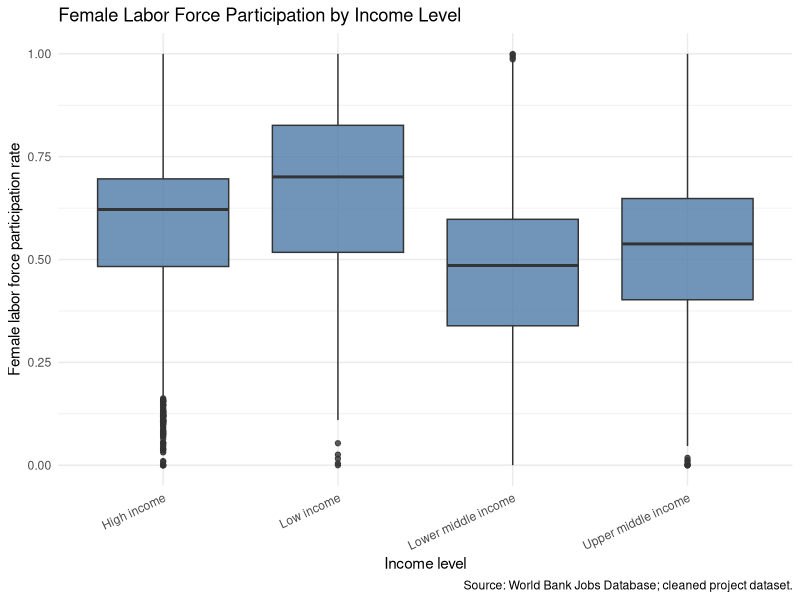
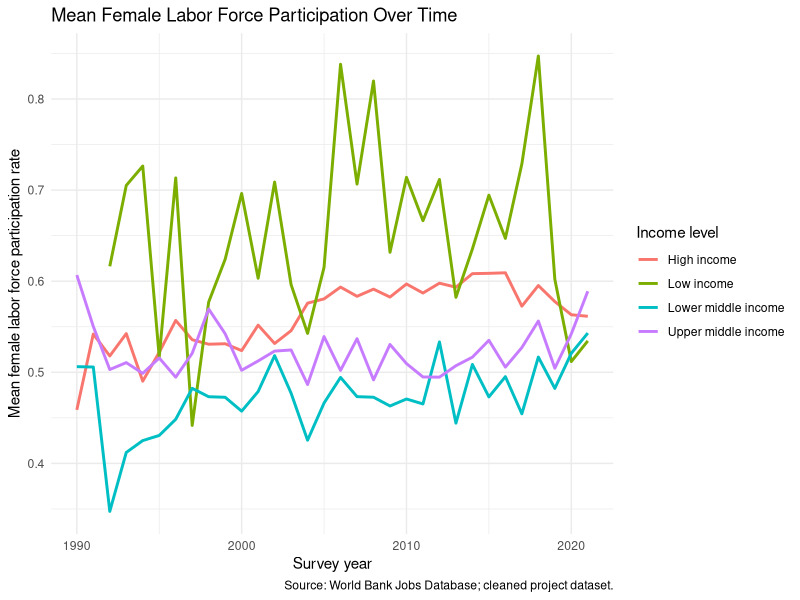
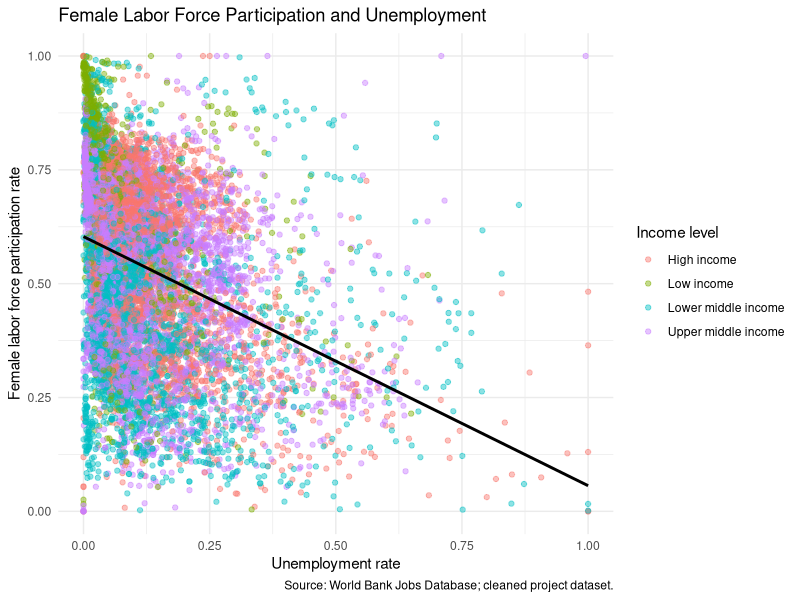

Write R code to recreate these figures, in order.
# 03_eda.R
# Exploratory data analysis: distributions, missingness, relationships.
# Figures are saved to docs/figures/ for inclusion in reports.

library(tidyverse)
library(here)

jobs <- read_csv(here("data", "processed", "jobs_clean.csv"), show_col_types = FALSE)

required_cols <- c(
  "country",
  "region",
  "income_level",
  "subsample",
  "year",
  "flfp",
  "unemployment",
  "female_non_agri",
  "avg_weekly_hours"
)

missing_cols <- setdiff(required_cols, names(jobs))
if (length(missing_cols) > 0) {
  stop("Missing required columns: ", paste(missing_cols, collapse = ", "))
}

glimpse(jobs)
print(summary(jobs$flfp))
print(count(jobs, income_level))
print(count(jobs, subsample))

fig_dir <- here("docs", "figures")
dir.create(fig_dir, recursive = TRUE, showWarnings = FALSE)

summary_by_income <- jobs |>
  group_by(income_level) |>
  summarise(
    n = n(),
    mean_flfp = mean(flfp, na.rm = TRUE),
    median_flfp = median(flfp, na.rm = TRUE),
    sd_flfp = sd(flfp, na.rm = TRUE),
    .groups = "drop"
  )

summary_by_subsample <- jobs |>
  group_by(subsample) |>
  summarise(
    n = n(),
    mean_flfp = mean(flfp, na.rm = TRUE),
    median_flfp = median(flfp, na.rm = TRUE),
    sd_flfp = sd(flfp, na.rm = TRUE),
    .groups = "drop"
  )

summary_by_year_income <- jobs |>
  group_by(year, income_level) |>
  summarise(
    n = n(),
    mean_flfp = mean(flfp, na.rm = TRUE),
    .groups = "drop"
  )

write_csv(
  summary_by_income,
  here("data", "processed", "eda_summary_by_income.csv")
)
write_csv(
  summary_by_subsample,
  here("data", "processed", "eda_summary_by_subsample.csv")
)
write_csv(
  summary_by_year_income,
  here("data", "processed", "eda_summary_by_year_income.csv")
)

flfp_by_income <- ggplot(jobs, aes(x = income_level, y = flfp)) +
  geom_boxplot(fill = "#4E79A7", alpha = 0.8, na.rm = TRUE) +
  labs(
    title = "Female Labor Force Participation by Income Level",
    x = "Income level",
    y = "Female labor force participation rate",
    caption = "Source: World Bank Jobs Database; cleaned project dataset."
  ) +
  theme_minimal() +
  theme(axis.text.x = element_text(angle = 25, hjust = 1))

ggsave(
  here("docs", "figures", "eda_flfp_by_income.png"),
  plot = flfp_by_income,
  width = 8,
  height = 5,
  dpi = 300
)

flfp_over_time_income <- ggplot(
  summary_by_year_income,
  aes(x = year, y = mean_flfp, color = income_level)
) +
  geom_line(linewidth = 1, na.rm = TRUE) +
  labs(
    title = "Mean Female Labor Force Participation Over Time",
    x = "Survey year",
    y = "Mean female labor force participation rate",
    color = "Income level",
    caption = "Source: World Bank Jobs Database; cleaned project dataset."
  ) +
  theme_minimal()

ggsave(
  here("docs", "figures", "eda_flfp_over_time_income.png"),
  plot = flfp_over_time_income,
  width = 8,
  height = 5,
  dpi = 300
)

flfp_vs_unemployment <- ggplot(
  jobs,
  aes(x = unemployment, y = flfp, color = income_level)
) +
  geom_point(alpha = 0.45, na.rm = TRUE) +
  geom_smooth(method = "lm", se = FALSE, color = "black", na.rm = TRUE) +
  labs(
    title = "Female Labor Force Participation and Unemployment",
    x = "Unemployment rate",
    y = "Female labor force participation rate",
    color = "Income level",
    caption = "Source: World Bank Jobs Database; cleaned project dataset."
  ) +
  theme_minimal()

ggsave(
  here("docs", "figures", "eda_flfp_vs_unemployment.png"),
  plot = flfp_vs_unemployment,
  width = 8,
  height = 5,
  dpi = 300
)

message("EDA outputs written to data/processed/ and docs/figures/")
